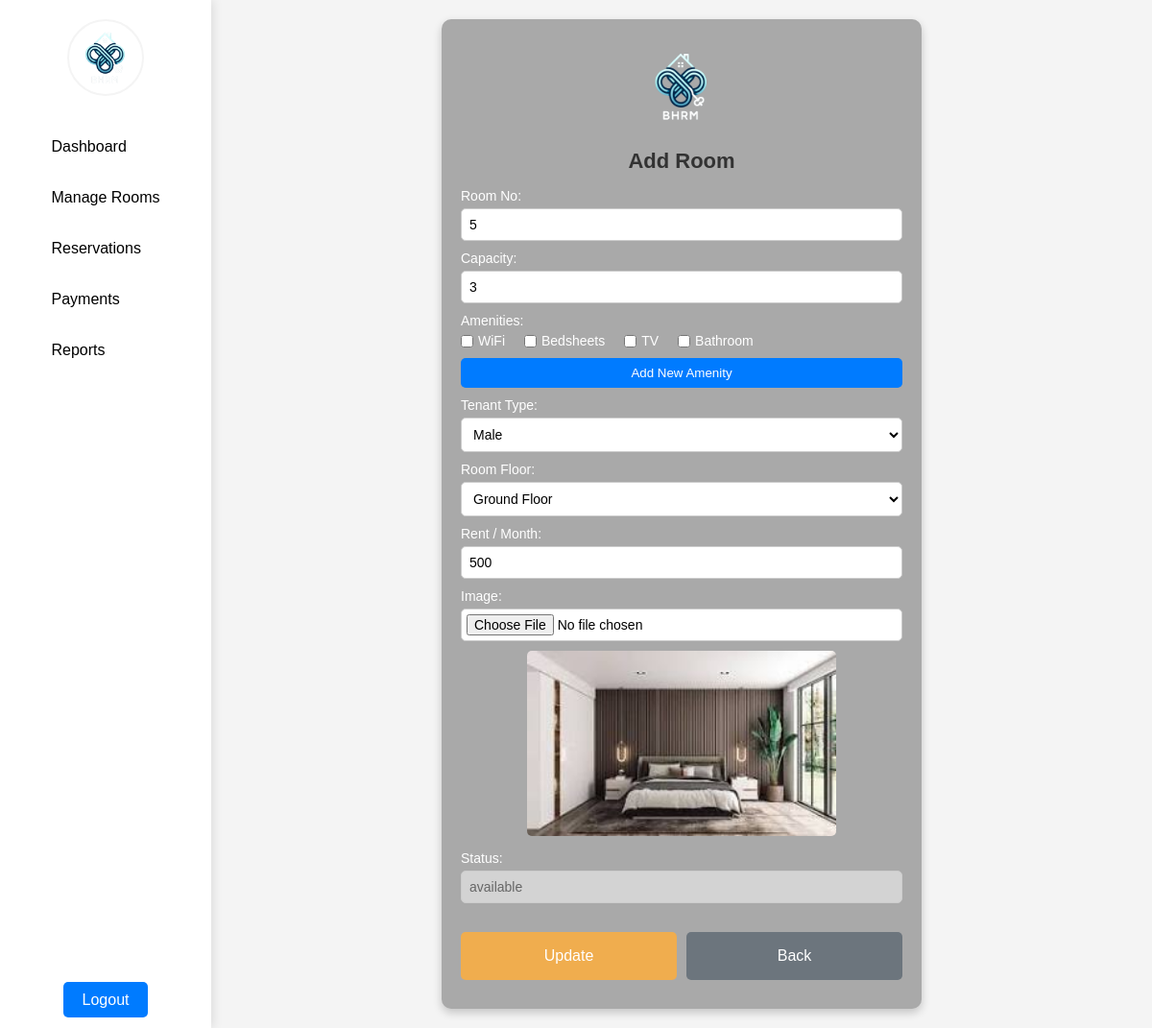
The page /php/roomfunction.php?rupdate=2 (signed in) on the database as committed earlier.
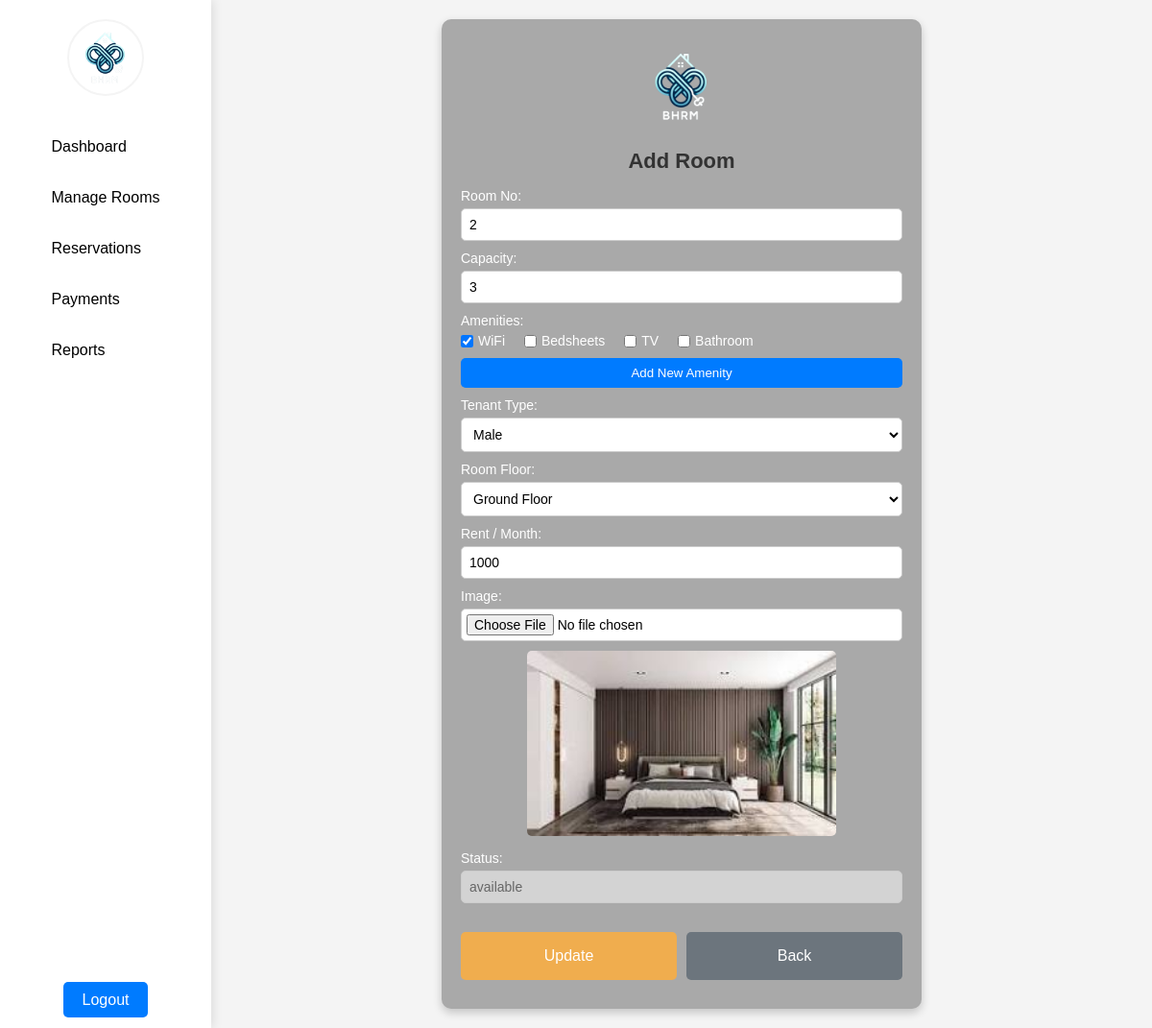
The same page on the database as committed later.
### tables this page shows
CREATE TABLE `rooms` (
  `id` int(11) NOT NULL,
  `room_no` int(255) NOT NULL,
  `capacity` int(255) NOT NULL,
  `current_tenant` int(255) NOT NULL,
  `amenities` varchar(255) NOT NULL,
  `tenant_type` varchar(255) NOT NULL,
  `room_floor` varchar(255) NOT NULL,
  `price` int(255) NOT NULL,
  `image` varchar(255) NOT NULL,
  `status` varchar(255) NOT NULL,
  `hname` varchar(255) NOT NULL
);

### php/roomfunction.php (the view, shortened to what this page needs)
<?php
require 'connection.php';
$data = ['id' => '', 'room_no' => '', 'room_type' => '', 'capacity' => '', 'amenities' => '', 'price' => '', 'image' => '', 'status'=>''];
$amenitiesSelected = [];
if (isset($_GET['rupdate'])) {
    $id = $_GET['rupdate'];
    $query = "SELECT * FROM `rooms` WHERE id = $id";
    $result = mysqli_query($conn, $query);
    $data = mysqli_fetch_assoc($result);
    $amenitiesSelected = isset($data['amenities']) ? explode(', ', $data['amenities']) : [];
}
?>
<!DOCTYPE html>
<html lang="en">
<head>
</head>
<body>
    <nav class="navbar">
        <a class="navbar-brand" href="#">
            <img src="/bhrm-main/images/logo.png" alt="Logo">
        </a>
        <ul class="nav-links">
            <li><a class="nav-link" href="../dashboard.php">Dashboard</a></li>
            <li><a class="nav-link" href="../manageroom.php">Manage Rooms</a></li>
            <li><a class="nav-link" href="../managereservation.php">Reservations</a></li>
            <li><a class="nav-link" href="../payment.php">Payments</a></li>
            <li><a class="nav-link" href="../reports.php">Reports</a></li>
        </ul>
        <div class="login">
            <a class="btnn" href="php/logout.php">Logout</a>
        </div>
    </nav>
<div class="container">
    <div class="form-container">
        <img src="../images/logo.png" alt="Logo" height="100">
        <h1>Add Room</h1>
        <form action="" method="post" enctype="multipart/form-data">
        <label>Room No:</label>
        <input type="text" name="roomno" value="<?php echo $data['room_no']; ?>" placeholder="Enter here..." required>
        <label>Capacity:</label>
        <input type="text" name="capacity" value="<?php echo $data['capacity']; ?>" placeholder="Enter here..." required>
            <label>Amenities:</label>
            <div id="amenities-container">
                <div>
                    <input type="checkbox" name="amenities[]" value="wifi" id="wifi"
                        <?php echo in_array('wifi', $amenitiesSelected) ? 'checked' : ''; ?>>
                    <label for="wifi">WiFi</label>
                </div>
                <div>
                    <input type="checkbox" name="amenities[]" value="bedsheets" id="bedsheets"
                        <?php echo in_array('bedsheets', $amenitiesSelected) ? 'checked' : ''; ?>>
                    <label for="bedsheets">Bedsheets</label>
                </div>
                <div>
                    <input type="checkbox" name="amenities[]" value="tv" id="tv"
                        <?php echo in_array('tv', $amenitiesSelected) ? 'checked' : ''; ?>>
                    <label for="tv">TV</label>
                </div>
                <div>
                    <input type="checkbox" name="amenities[]" value="bathroom" id="bathroom"
                        <?php echo in_array('bathroom', $amenitiesSelected) ? 'checked' : ''; ?>>
                    <label for="bathroom">Bathroom</label>
                </div>
            </div>
            <button type="button" id="add-amenity-btn">Add New Amenity</button>
        <label>Tenant Type:</label>
        <select name="tenanttype" required>
            <option value="male">Male</option>
        </select>
        <label>Room Floor:</label>
        <select name="roomfloor" required>
            <option value="ground floor">Ground Floor</option>
        </select>
        <label>Rent / Month:</label>
        <input type="text" name="price" value="<?php echo $data['price']; ?>" placeholder="Enter here..." required>
        <label>Image:</label>
        <input type="file" name="image" value="<?php echo $data['image']; ?>">
        <?php if ($data['id'] != '') : ?>
            <div class="img-preview">
                <img src="../<?php echo $data['image']; ?>" alt="Room Image">
            </div>
        <?php endif; ?>
        <label>Status:</label>
        <input type="text" name="status" value="available" class="status" readonly>
        <div class="button-container">
            <?php if ($data['id'] != '') : ?>
                <input type="submit" name="update" value="Update">
            <?php else: ?>
                <input type="submit" name="submit" value="Submit">
            <?php endif; ?>
            <a href="../manageroom.php" class="btn-secondary">Back</a>
        </div>
        </form>
    </div>
</div>
</body>
</html>

Rows that differ between the two databases and show on the page:
changed rooms: roomno "5" → "2"; amenities "☐" → "☑"; price "500" → "1000"
